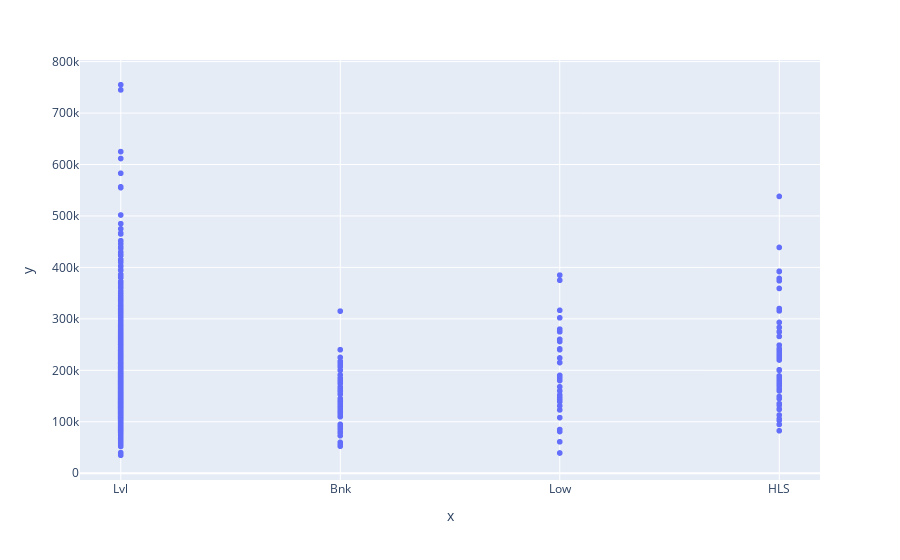

Here is the notebook cell this chart was saved with:
### Code cell
fig = px.scatter(x = train["LandContour"], y = train["SalePrice"])
fig.show()

### Figure 1 — Plotly figure (JSON) as saved in the notebook; plotly's stock layout.template omitted (floating-point values rounded to 4 significant figures; data arrays with more than 128 entries replaced by an {"elided": "..."} marker saying what was removed)
{"data": [{"hovertemplate": "x=%{x}<br>y=%{y}<extra></extra>", "legendgroup": "", "marker": {"color": "#636efa", "symbol": "circle"}, "mode": "markers", "name": "", "showlegend": false, "type": "scattergl", "x": {"elided": "1460 str values"}, "xaxis": "x", "y": {"elided": "1460 int values"}, "yaxis": "y"}], "layout": {"autosize": true, "legend": {"tracegroupgap": 0}, "margin": {"t": 60}, "xaxis": {"anchor": "y", "autorange": true, "domain": [0, 1], "range": [-0.1816, 3.182], "title": {"text": "x"}, "type": "category"}, "yaxis": {"anchor": "x", "autorange": true, "domain": [0, 1], "range": [-20860.0, 810800.0], "title": {"text": "y"}, "type": "linear"}}}
